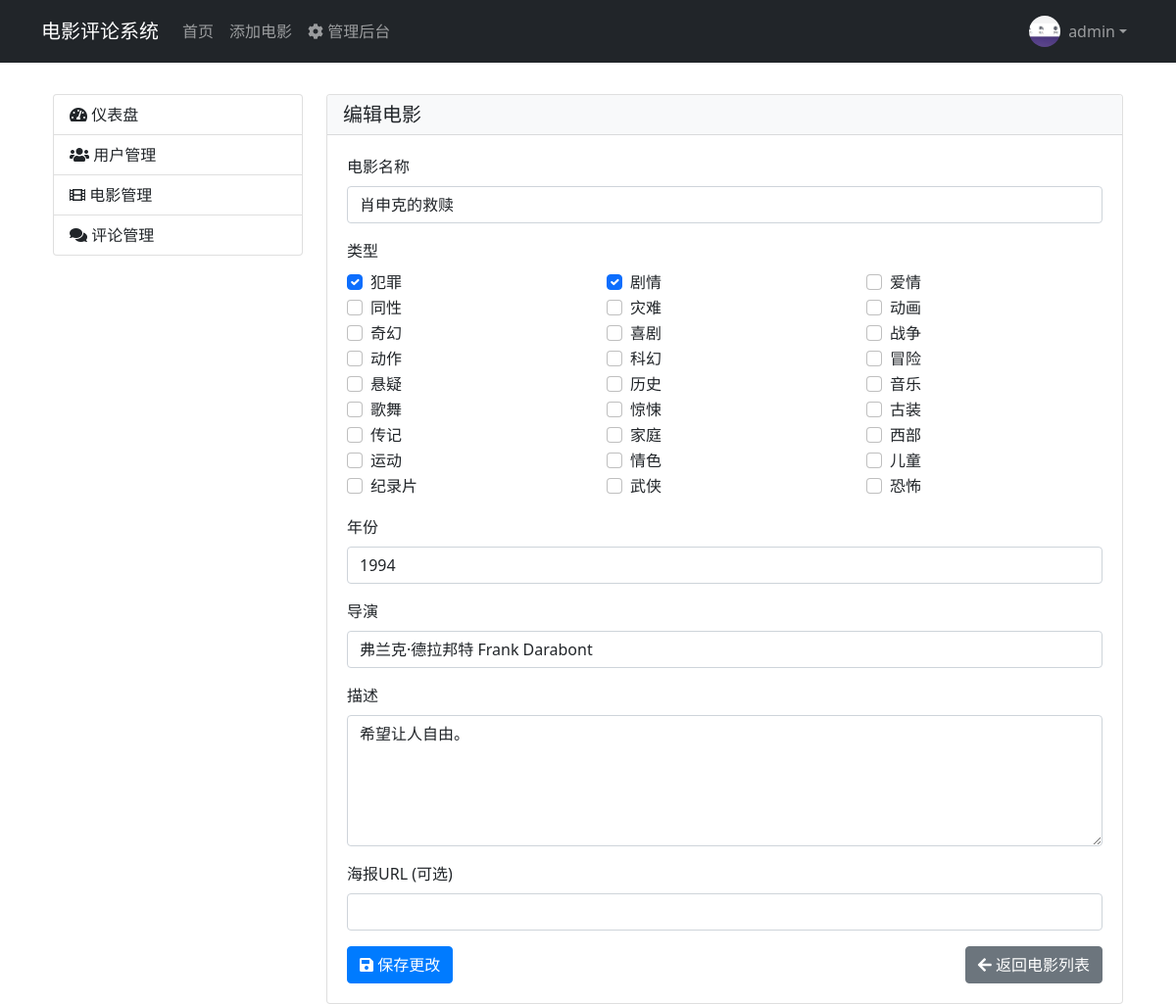
The page /admin/movie/1/edit (signed in) on the database its author committed.
### models/user_models.py (models this page shows, shortened)
class User(Base):
    __tablename__ = 'users'
    id = Column(Integer, primary_key=True)
    username = Column(String(80), unique=True, nullable=False)
    email = Column(String(120), unique=True, nullable=False)
    password_hash = Column(String(128))
    avatar = Column(String(255))
    phone = Column(String(20))
    bio = Column(Text)
    created_at = Column(DateTime, default=datetime.utcnow)
    role_id = Column(Integer, ForeignKey('roles.id'))
    role = relationship('Role', back_populates='users')
    reviews = relationship('Review', back_populates='author')

### models/movie_models.py (models this page shows)
class Movie(Base):
    __tablename__ = 'movies'
    id = Column(Integer, primary_key=True)
    link = Column(String(255))
    img_src = Column(String(255))
    title = Column(String(100))
    rating = Column(Float)
    judge_num = Column(Integer)
    quote = Column(Text)
    director = Column(String(100))
    actors = Column(String(200))
    year = Column(String(10))
    country = Column(String(50))
    duration = Column(String(20))
    created_at = Column(DateTime, default=datetime.utcnow)
    genres = relationship('MovieGenre', back_populates='movie', lazy='joined')
    reviews = relationship('Review', back_populates='movie', lazy='dynamic')

class Genre(Base):
    __tablename__ = 'genres'
    id = Column(Integer, primary_key=True)
    name = Column(String(50), unique=True, nullable=False)
    movies = relationship('MovieGenre', back_populates='genre')

### apps/admin/router.py (the view)
@router.get("/admin/movie/{id}/edit", name="admin_edit_movie_page")
async def edit_movie_page(id: int, request: Request, db: Session = Depends(get_db), current_user=Depends(get_current_user)):
    if not current_user or not current_user.can(Permission.ADMIN):
        return RedirectResponse(url="/auth/login", status_code=303)
    movie = db.query(Movie).filter(Movie.id == id).first()
    if not movie:
        request.session["message"] = "电影未找到！"
        request.session["message_type"] = "danger"
        return RedirectResponse(url="/admin/movies", status_code=303)
    all_genres = db.query(Genre).all() # Fetch all genres
    selected_genres = [g.genre.name for g in movie.genres] # Get names of selected genres
    from datetime import datetime
    now = datetime.now()
    return templates.TemplateResponse(
        "admin/edit_movie.html",
        {
            "request": request,
            "current_user": current_user,
            "movie": movie,
            "all_genres": all_genres,
            "selected_genres": selected_genres,
            "now": now,
            "Permission": Permission
        }
    )

### templates/admin/edit_movie.html (shortened to what this page needs)
{% extends "admin/dashboard.html" %}
{% block admin_content %}
<div class="card">
    <div class="card-header">
        <h5 class="mb-0">编辑电影</h5>
    </div>
    <div class="card-body">
        <form method="POST" action="{{ request.url_for('admin_edit_movie_post', id=movie.id) }}">
            <div class="mb-3">
                <label for="title" class="form-label">电影名称</label>
                <input type="text" class="form-control" id="title" name="title" value="{{ movie.title }}" required>
            </div>
            <div class="mb-3">
                <label class="form-label">类型</label>
                <div class="row">
                    {% for genre in all_genres %}
                    <div class="col-md-4">
                        <div class="form-check">
                            <input class="form-check-input" type="checkbox" name="genres" value="{{ genre.name }}"
                                id="genre_{{ genre.id }}"
                                {% if genre.name in movie.genres|map(attribute='genre.name')|list %}checked{% endif %}>
                            <label class="form-check-label" for="genre_{{ genre.id }}">
                                {{ genre.name }}
                            </label>
                        </div>
                    </div>
                    {% endfor %}
                </div>
            </div>
            <div class="mb-3">
                <label for="year" class="form-label">年份</label>
                <input type="number" class="form-control" id="year" name="year" value="{{ movie.year }}" min="1900" max="{{ now.year }}" required>
            </div>
            <div class="mb-3">
                <label for="director" class="form-label">导演</label>
                <input type="text" class="form-control" id="director" name="director" value="{{ movie.director }}" required>
            </div>
            <div class="mb-3">
                <label for="quote" class="form-label">描述</label>
                <textarea class="form-control" id="quote" name="quote" rows="5" required>{{ movie.quote }}</textarea>
            </div>
            <div class="mb-3">
                <label for="poster" class="form-label">海报URL (可选)</label>
                <input type="url" class="form-control" id="poster" name="poster" value="{{ movie.poster if movie.poster else '' }}">
            </div>
            <div class="d-flex justify-content-between">
                <button type="submit" class="btn btn-primary">
                    <i class="fas fa-save"></i> 保存更改
                </button>
                <a href="{{ request.url_for('manage_movies') }}" class="btn btn-secondary">
                    <i class="fas fa-arrow-left"></i> 返回电影列表
                </a>
            </div>
        </form>
    </div>
</div>
{% endblock %}

### templates/base.html (shortened to what this page needs)
<!DOCTYPE html>
<html lang="zh">
<head>
    <link href="https://cdn.jsdelivr.net/npm/bootstrap@5.1.3/dist/css/bootstrap.min.css" rel="stylesheet">
    <link rel="stylesheet" href="https://cdnjs.cloudflare.com/ajax/libs/font-awesome/5.15.4/css/all.min.css">
    <link rel="stylesheet" href="/static/css/style.css">
</head>
<body>
    <nav class="navbar navbar-expand-lg navbar-dark bg-dark">
        <div class="container">
            <a class="navbar-brand" href="/">电影评论系统</a>
            <div class="collapse navbar-collapse" id="navbarNav">
                <ul class="navbar-nav me-auto">
                    <li class="nav-item">
                        <a class="nav-link" href="/">首页</a>
                    </li>
                    {% if current_user and current_user.can(Permission.MOVIE_EDIT) %}
                    <li class="nav-item">
                        <a class="nav-link" href="/movie/add">添加电影</a>
                    </li>
                    {% endif %}
                    {% if current_user and current_user.can(Permission.ADMIN) %}
                    <li class="nav-item">
                        <a class="nav-link" href="/admin/dashboard">
                            <i class="fas fa-cog"></i> 管理后台
                        </a>
                    </li>
                    {% endif %}
                </ul>
                <ul class="navbar-nav">
                    {% if current_user %}
                    <li class="nav-item dropdown">
                        <a class="nav-link dropdown-toggle d-flex align-items-center" href="#" id="userDropdown" role="button"
                           data-bs-toggle="dropdown" aria-expanded="false">
                            {% if current_user.avatar %}
                            <img src="{{ current_user.avatar }}" alt="头像" class="user-avatar rounded-circle me-2">
                            {% else %}
                            <div class="user-avatar-placeholder me-2">
                                <i class="fas fa-user"></i>
                            </div>
                            {% endif %}
                            {{ current_user.username }}
                        </a>
                    </li>
                    {% endif %}
                </ul>
            </div>
        </div>
    </nav>
    <div class="container mt-4">
        {% block content %}{% endblock %}
    </div>
</body>
</html>

### static/css/style.css (style rules this page uses)
.navbar { margin-bottom: 2rem; }
.card { transition: transform 0.2s; }
.btn-primary { background-color: #007bff; border-color: #007bff; }
.card-header { background-color: #f8f9fa; border-bottom: 1px solid rgba(0,0,0,.125); }
.card-body { padding: 1.25rem; }

### templates/base.html (style rules this page uses)
.user-avatar { width: 32px; height: 32px; object-fit: cover; }

### rows shown on the page
User: avatar (picture), username "admin"
Movie: title "肖申克的救赎", year "1994", director "弗兰克·德拉邦特 Frank Darabont", quote "希望让人自由。"
Genre: name "☑", name "犯罪"
Genre: name "☑", name "剧情"
Genre: name "爱情"
Genre: name "同性"
Genre: name "灾难"
Genre: name "动画"
Genre: name "奇幻"
Genre: name "喜剧"
Genre: name "战争"
Genre: name "动作"
Genre: name "科幻"
Genre: name "冒险"
Genre: name "悬疑"
Genre: name "历史"
Genre: name "音乐"
Genre: name "歌舞"
Genre: name "惊悚"
Genre: name "古装"
Genre: name "传记"
Genre: name "家庭"
Genre: name "西部"
Genre: name "运动"
Genre: name "情色"
Genre: name "儿童"
Genre: name "纪录片"
Genre: name "武侠"
Genre: name "恐怖"
